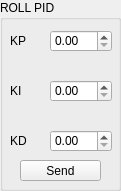
   <widget class="QGroupBox" name="groupBox">
    <property name="geometry">
     <rect>
      <x>760</x>
      <y>230</y>
      <width>121</width>
      <height>191</height>
     </rect>
    </property>
    <property name="title">
     <string>ROLL PID</string>
    </property>
    <widget class="QPushButton" name="btnSendRollPid">
     <property name="geometry">
      <rect>
       <x>20</x>
       <y>160</y>
       <width>81</width>
       <height>21</height>
      </rect>
     </property>
     <property name="text">
      <string>Send</string>
     </property>
    </widget>
    <widget class="QLabel" name="label_31">
     <property name="geometry">
      <rect>
       <x>10</x>
       <y>30</y>
       <width>31</width>
       <height>21</height>
      </rect>
     </property>
     <property name="text">
      <string>KP</string>
     </property>
    </widget>
    <widget class="QLabel" name="label_32">
     <property name="geometry">
      <rect>
       <x>10</x>
       <y>80</y>
       <width>31</width>
       <height>21</height>
      </rect>
     </property>
     <property name="text">
      <string>KI</string>
     </property>
    </widget>
    <widget class="QLabel" name="label_34">
     <property name="geometry">
      <rect>
       <x>10</x>
       <y>130</y>
       <width>31</width>
       <height>21</height>
      </rect>
     </property>
     <property name="text">
      <string>KD</string>
     </property>
    </widget>
    <widget class="QDoubleSpinBox" name="spinRollKp">
     <property name="geometry">
      <rect>
       <x>50</x>
       <y>30</y>
       <width>62</width>
       <height>22</height>
      </rect>
     </property>
     <property name="singleStep">
      <double>0.100000000000000</double>
     </property>
    </widget>
    <widget class="QDoubleSpinBox" name="spinRollKi">
     <property name="geometry">
      <rect>
       <x>50</x>
       <y>80</y>
       <width>62</width>
       <height>22</height>
      </rect>
     </property>
     <property name="singleStep">
      <double>0.100000000000000</double>
     </property>
    </widget>
    <widget class="QDoubleSpinBox" name="spinRollKd">
     <property name="geometry">
      <rect>
       <x>50</x>
       <y>130</y>
       <width>62</width>
       <height>22</height>
      </rect>
     </property>
     <property name="singleStep">
      <double>0.100000000000000</double>
     </property>
    </widget>
   </widget>
